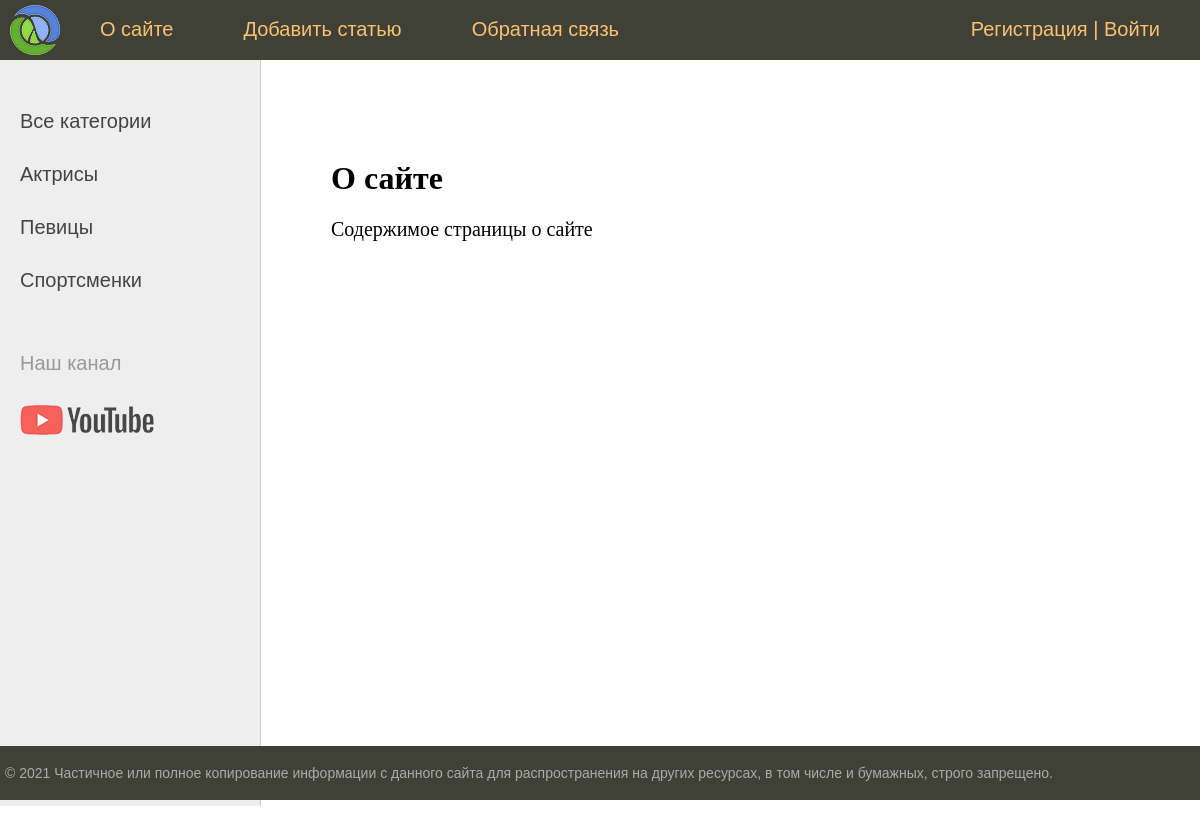
The page /about/ on the database its author committed.
### women/models.py (models this page shows)
class Category(models.Model):
    name = models.CharField(max_length=101, db_index=True, verbose_name = 'Категория') # индексируемое поле
    slug = models.SlugField(max_length=255, unique=True, db_index=True, verbose_name='URL')
    def __str__(self):
        return self.name
    def get_absolute_url(self):
        return reverse('show_category', kwargs = {'cat_slug' : self.slug})
    class Meta:
        verbose_name = 'Категория'
        verbose_name_plural = 'Категории'
        ordering = ['name']

### women/views.py (the view)
# urls.py: path('about/', about, name = 'about'),
def about(request):
    return render(request, 'women/about.html', {'title' : 'О сайте'})

### women/templatetags/women_tag.py (called while the page is built)
@register.simple_tag(name='getcats')
def get_categories(filter = None):
    if not filter:
        return Category.objects.all()
    else:
        return Category.objects.filter(pk = filter)

@register.simple_tag(name='getmenu')
def get_menu():
    menu = [{'title' : 'О сайте', 'url_name' : 'about'},
    {'title' : "Добавить статью", 'url_name' : 'addpost'},
    {'title' : "Обратная связь", 'url_name' : 'contact'}]
    return menu

@register.inclusion_tag('women/list_categories.html')
def show_categories(sort = None, cat_selected = 0):
    if not sort:
        cats = Category.objects.all()
    else:
        cats = Category.objects.order_by(sort)
    return {'cats' : cats, 'cat_selected': cat_selected}

### women/templates/women/about.html
{% extends 'women/base.html' %}
{% block content %}
<h1>{{title}}</h1>
<p>Содержимое страницы о сайте
{% endblock %}

### women/templates/women/list_categories.html
{% for c in cats %}
		{% if c.pk == cat_selected %}
			<li class="selected">{{c.name}}</li>
		{% else %}
			<li><a href="{{c.get_absolute_url}}">{{c.name}}</a></li>
		{% endif %}
		{% endfor%}

### women/static/women/css/styles.css (style rules this page uses)
html, body { font-family: 'Arial'; margin: 0; padding: 0; height: 100%; width: 100%; color: #444; }
a { color: #0059b2; text-decoration: none; }
.left-chapters ul li { margin: 30px 0 0 0; color: #999; }
.left-chapters ul li a { color: #444; text-decoration: none; }
.content-text h1 { font-size: 32px; }

### rows shown on the page
Category: name "Актрисы"
Category: name "Певицы"
Category: name "Спортсменки"

### other values the page prints
{{ m.title }} "О сайте" "Добавить статью" "Обратная связь"
{{ title }} "О сайте"
